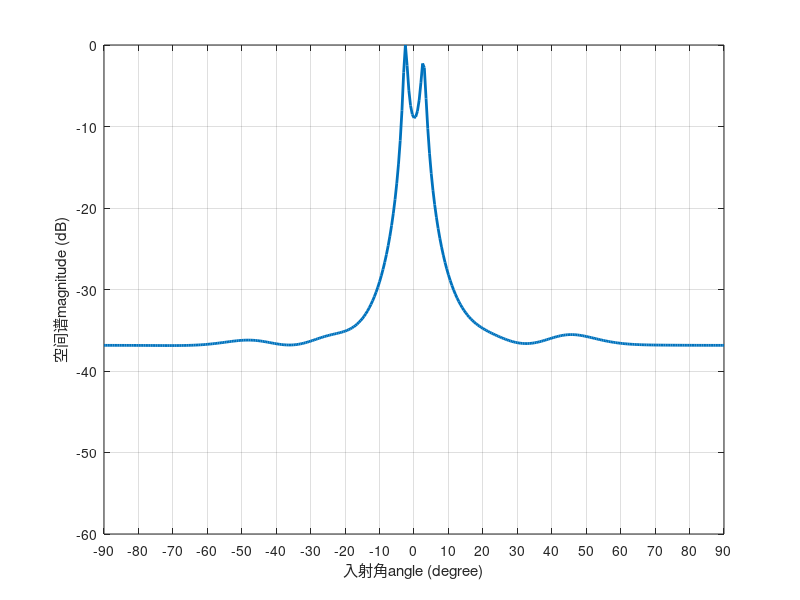

The MATLAB script that drew this image:
clear all
close all
clc
derad = pi/180; % 角度->弧度
radeg = 180/pi; % 弧度->角度
twpi = 2*pi;
kelm = 8;       % 阵元个数   
dd = 0.5;       % 阵元间距   
d=0:dd:(kelm-1)*dd;
iwave = 3;      % 信源数
theta = -60:0.5:60;  % MUSIC谱峰搜索的范围
snr = 10;            % 信噪比
n = 512;             % 快拍数或者称为采样数
A=exp(-1i*twpi*d.'*sin(theta*derad)); % 方向矢量,方向向量,.'转置，'共轭转置
iq = dlmread('data1.txt',',',1,0); 
S = 1i*iq(1:2:end) + iq(2:2:end);     % 这样就有虚部实部了
X = reshape(S,kelm,n); 
X1 = awgn(X,snr,'measured');          % 在添加噪声前计算信号X的功率(dBW)
Rxx = X1*X1'/n;
InvS = inv(Rxx);
[EV,D] = eig(Rxx);            % 特征值分解
EVA = diag(D)';               % 将特征值矩阵对角线提取并转为一行
[EVA,I] = sort(EVA);          % 将特征值排序，从小到大
EVA = fliplr(EVA);
EV = fliplr(EV(:,I));         % 对应特征矢量排序

% 遍历每个角度，计算空间谱
for iang = 1:361
    angle(iang) = (iang-181)/2;    % 相位角
    phim = derad*angle(iang);
    a = exp(-1i*twpi*d*sin(phim)).';  
    L = iwave;
    En=EV(:,L+1:kelm);             % 得到噪声子空间
    SP(iang) = (a'*a)/(a'*En*En'*a);
end 

% 作图
SP = abs(SP);
SPmax = max(SP);             % 求最大值函数
SP = 10*log10(SP/SPmax);     % 归一化处理
h = plot(angle,SP);
set(h,'Linewidth',2)
xlabel('入射角angle (degree)')
ylabel('空间谱magnitude (dB)')
axis([-90 90 -60 0])
set(gca, 'XTick',(-90:10:90))
grid on     
